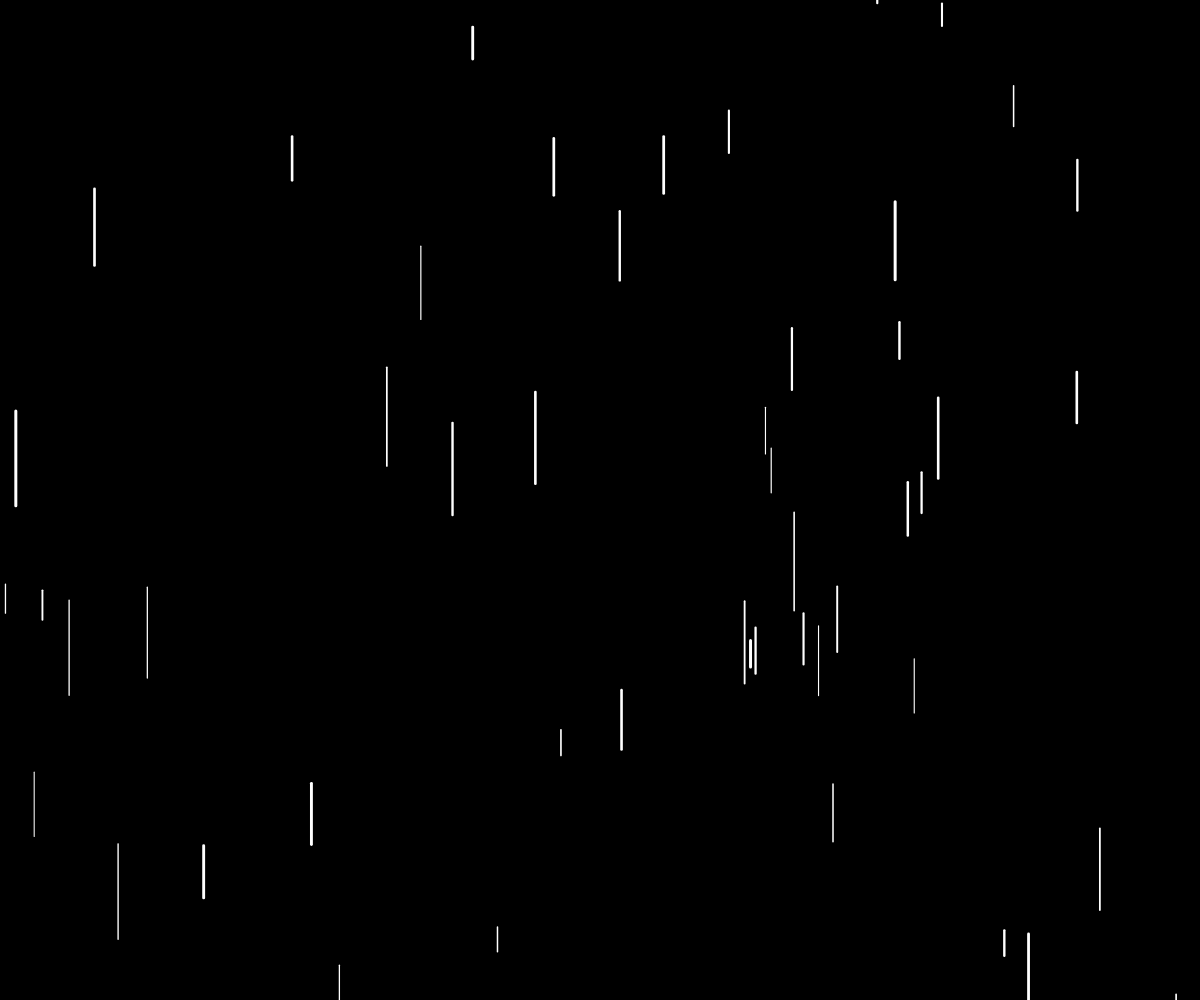
Frame 1 (no input)
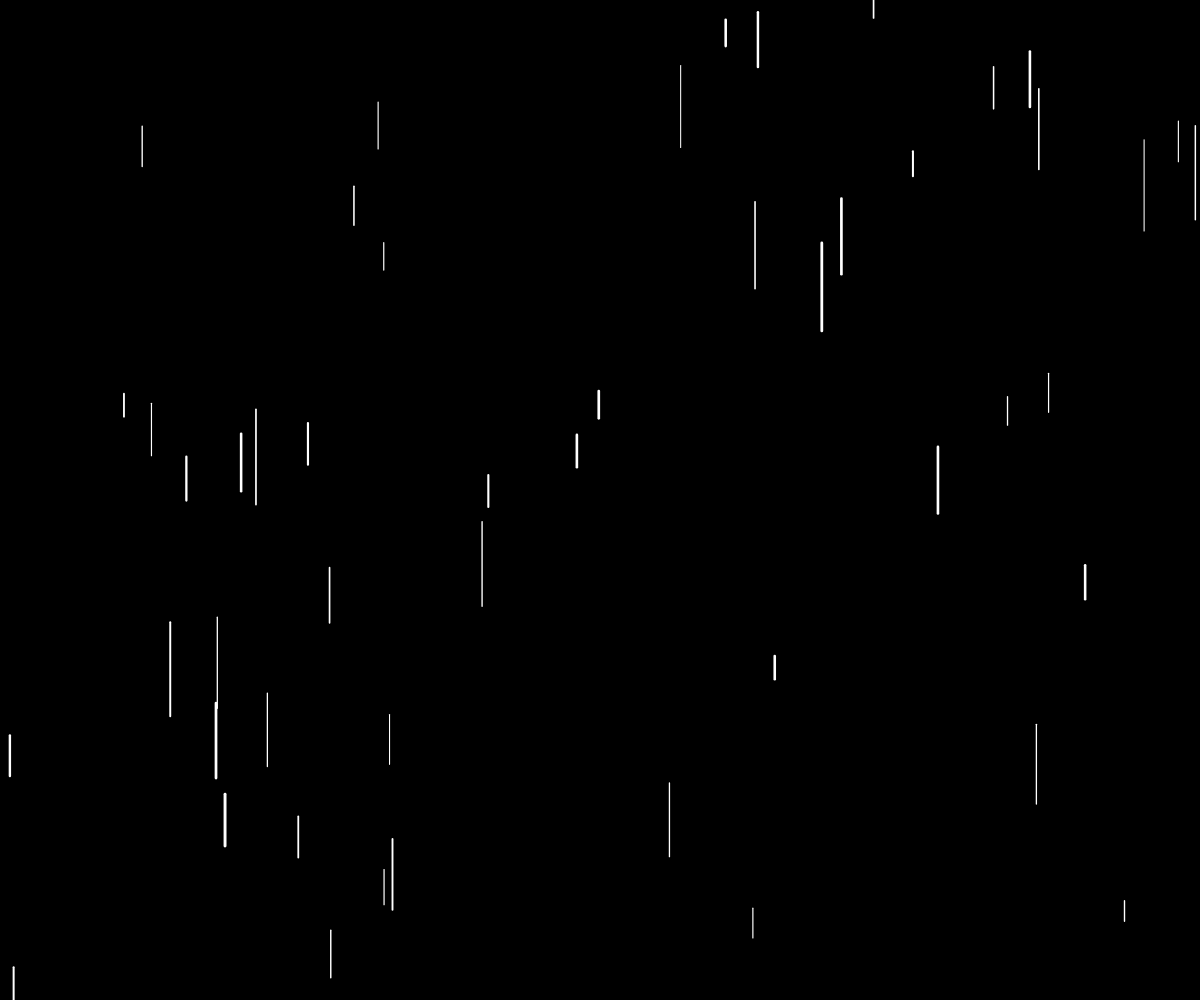
Frame 60 (no input)
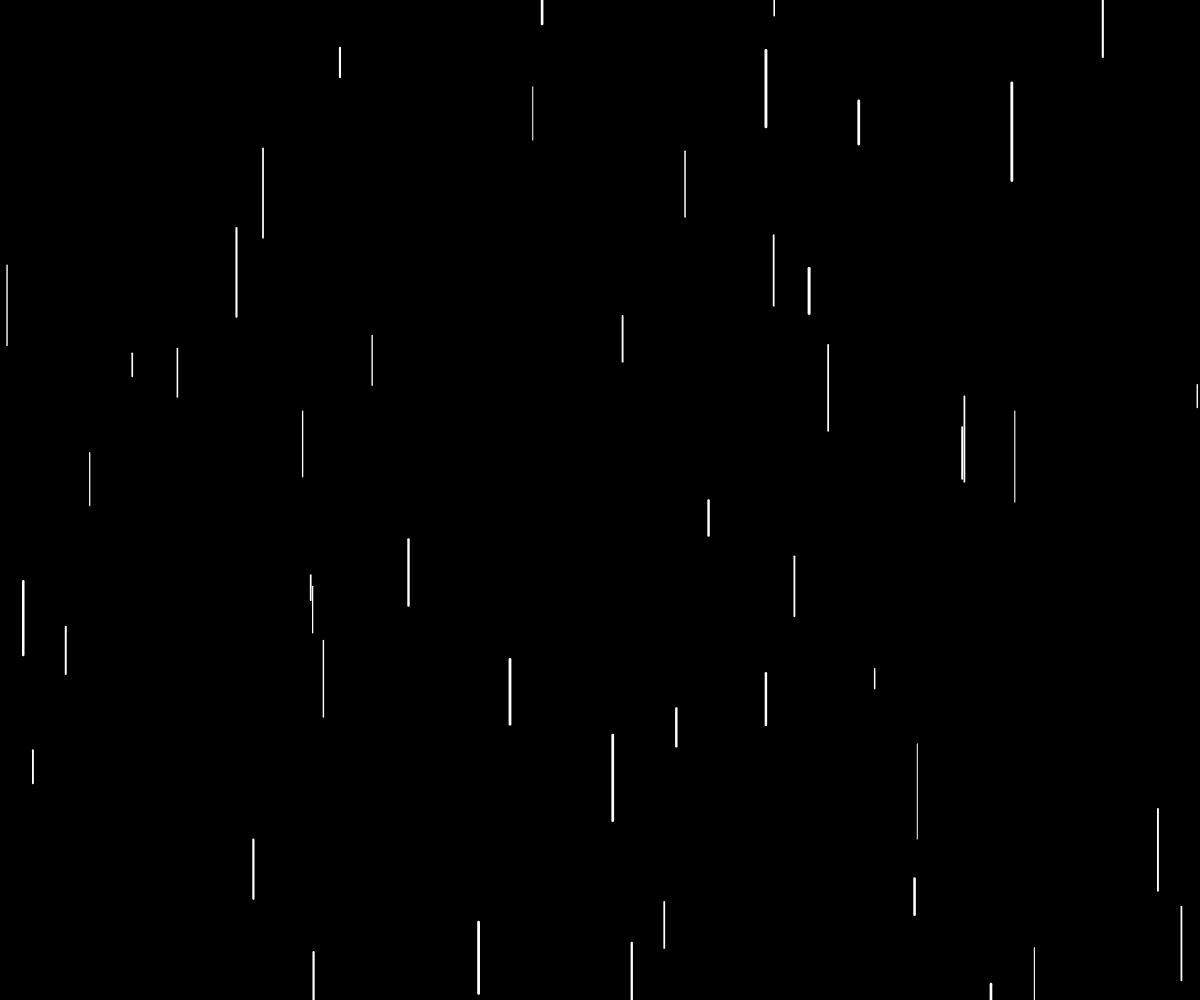
Frame 120 (the mouse pressed at the canvas centre since frame 60)

The p5.js sketch that drew these frames (run headless with seeded random() and noise() and a simulated clock; from frame 60 on, the mouse is pressed at the canvas centre):

// p5.js sketch
// ── sketch.js
function setup(){
	createCanvas(windowWidth, windowHeight)
}

function draw(){
	background (0,0,0)

	for(let i=0; i<50; i=i+1) {
	let spessore = random(1,3)
	let lunghezza = random(20,100)
	let posX = random (0,width)
	let posY = random (-lunghezza,height)

	stroke(255)
	strokeWeight(spessore)
	line(posX, posY, posX, posY + lunghezza)
	}
}
